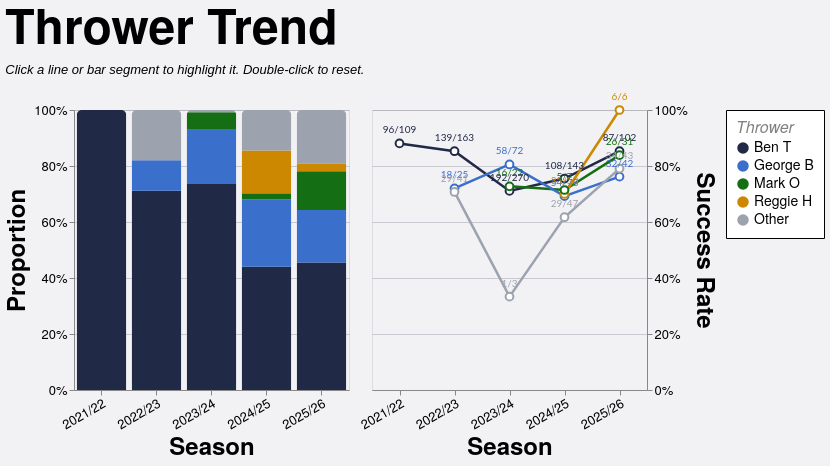

Here is the Vega-Lite specification saved for this chart:
### Vega-Lite specification from a JSON file in a GitHub repository (floating-point values rounded to 4 significant figures; data arrays with more than 128 entries replaced by an {"elided": "..."} marker saying what was removed)
{"config": {"axis": {"labelFont": "PT Sans Narrow, Helvetica Neue, Helvetica, Arial, sans-serif", "titleFont": "PT Sans Narrow, Helvetica Neue, Helvetica, Arial, sans-serif", "labelFontSize": 13, "titleFontSize": 24, "gridColor": "#202947", "gridOpacity": 0.2}, "text": {"font": "Lato, sans-serif"}, "bar": {"cornerRadiusEnd": 5}, "header": {"labelFont": "PT Sans Narrow, Helvetica Neue, Helvetica, Arial, sans-serif", "titleFont": "PT Sans Narrow, Helvetica Neue, Helvetica, Arial, sans-serif", "labelFontSize": 24, "titleFontSize": 28, "labelFontWeight": "bold", "orient": "left"}, "legend": {"labelFont": "PT Sans Narrow, Helvetica Neue, Helvetica, Arial, sans-serif", "titleFont": "PT Sans Narrow, Helvetica Neue, Helvetica, Arial, sans-serif", "labelFontSize": 14, "titleFontSize": 16, "titlePadding": 5, "fillColor": "white", "strokeColor": "black", "padding": 10, "titleFontWeight": "lighter", "titleFontStyle": "italic", "titleColor": "gray", "offset": 10}, "title": {"font": "PT Sans Narrow, Helvetica Neue, Helvetica, Arial, sans-serif", "fontSize": 48, "fontWeight": "bold", "anchor": "start", "align": "center", "titlePadding": 20, "subtitlePadding": 10, "subtitleFontSize": 13, "subtitleColor": "", "subtitleFontStyle": "italic", "offset": 15, "color": "black"}, "axisX": {"labelAngle": 0}, "facet": {"title": null, "header": null, "align": {"row": "each", "column": "each"}}, "resolve": {"scale": {"y": "independent", "facet": "independent"}}, "background": "#f2f1f4", "scale": {"offsetBandPaddingOuter": 0.2, "offsetBandPaddingInner": 0.1}}, "hconcat": [{"mark": {"type": "bar", "opacity": 0.85}, "encoding": {"color": {"field": "thrower_tier", "scale": {"domain": ["Ben T", "George B", "Mark O", "Reggie H", "Other"], "range": ["#202946", "#3a6fcc", "#146f14", "#cc8800", "#9ca3af"]}, "title": "Thrower", "type": "nominal"}, "opacity": {"condition": {"param": "param_13", "value": 1.0, "empty": true}, "value": 0.2}, "order": {"field": "tier_sort_order", "sort": "ascending", "type": "quantitative"}, "tooltip": [{"field": "season", "title": "Season", "type": "nominal"}, {"field": "thrower_tier_name", "title": "Thrower", "type": "nominal"}, {"field": "attempts", "format": ",.0f", "title": "Attempts", "type": "quantitative"}, {"field": "won", "format": ",.0f", "title": "Won", "type": "quantitative"}, {"field": "success_rate", "format": ".1%", "title": "Success Rate", "type": "quantitative"}], "x": {"axis": {"labelAngle": -30}, "field": "season", "sort": ["2021/22", "2022/23", "2023/24", "2024/25", "2025/26"], "title": "Season", "type": "nominal"}, "y": {"axis": {"format": "%", "orient": "left"}, "field": "attempts", "stack": "normalize", "title": "Proportion", "type": "quantitative"}}, "height": 280, "name": "view_12", "transform": [{"filter": "(loSquad == 'All' || datum.squad == loSquad) && (loGameType == 'All' || (loGameType == 'League + Cup' && (datum.game_type == 'League' || datum.game_type == 'Cup')) || (loGameType == 'League only' && datum.game_type == 'League') || datum.game_type == loGameType) && (loJumper == 'All' || datum.jumper == loJumper) && (loArea == 'All' || datum.area == loArea) && (loNumbers == 'All' || datum.numbers == loNumbers)"}, {"aggregate": [{"op": "count", "as": "attempts"}, {"op": "sum", "field": "won", "as": "won"}], "groupby": ["season", "thrower_tier", "thrower_tier_name"]}, {"joinaggregate": [{"op": "sum", "field": "attempts", "as": "season_attempts"}], "groupby": ["season"]}, {"calculate": "datum.attempts / datum.season_attempts", "as": "norm_count"}, {"calculate": "datum.won / datum.attempts", "as": "success_rate"}, {"calculate": "datum.won + '/' + datum.attempts", "as": "won_attempts_label"}, {"calculate": "datum.thrower_tier == 'Ben T' ? 0 : datum.thrower_tier == 'George B' ? 1 : datum.thrower_tier == 'Mark O' ? 2 : datum.thrower_tier == 'Reggie H' ? 3 : 999", "as": "tier_sort_order"}], "width": {"step": 55}}, {"layer": [{"mark": {"type": "line", "point": {"fill": "white", "filled": false, "size": 60}, "strokeWidth": 2.5}, "encoding": {"color": {"field": "thrower_tier", "scale": {"domain": ["Ben T", "George B", "Mark O", "Reggie H", "Other"], "range": ["#202946", "#3a6fcc", "#146f14", "#cc8800", "#9ca3af"]}, "title": "Thrower", "type": "nominal"}, "detail": {"field": "thrower_tier", "type": "nominal"}, "opacity": {"condition": {"param": "param_13", "value": 1.0, "empty": true}, "value": 0.2}, "tooltip": [{"field": "season", "title": "Season", "type": "nominal"}, {"field": "thrower_tier_name", "title": "Thrower", "type": "nominal"}, {"field": "attempts", "format": ",.0f", "title": "Attempts", "type": "quantitative"}, {"field": "won", "format": ",.0f", "title": "Won", "type": "quantitative"}, {"field": "success_rate", "format": ".1%", "title": "Success Rate", "type": "quantitative"}], "x": {"axis": {"labelAngle": -30}, "field": "season", "sort": ["2021/22", "2022/23", "2023/24", "2024/25", "2025/26"], "title": "Season", "type": "nominal"}, "y": {"axis": {"format": "%", "orient": "right"}, "field": "success_rate", "scale": {"domainMax": 1, "nice": true}, "title": "Success Rate", "type": "quantitative"}}, "name": "view_11", "transform": [{"filter": "(loSquad == 'All' || datum.squad == loSquad) && (loGameType == 'All' || (loGameType == 'League + Cup' && (datum.game_type == 'League' || datum.game_type == 'Cup')) || (loGameType == 'League only' && datum.game_type == 'League') || datum.game_type == loGameType) && (loJumper == 'All' || datum.jumper == loJumper) && (loArea == 'All' || datum.area == loArea) && (loNumbers == 'All' || datum.numbers == loNumbers)"}, {"aggregate": [{"op": "count", "as": "attempts"}, {"op": "sum", "field": "won", "as": "won"}], "groupby": ["season", "thrower_tier", "thrower_tier_name"]}, {"joinaggregate": [{"op": "sum", "field": "attempts", "as": "season_attempts"}], "groupby": ["season"]}, {"calculate": "datum.attempts / datum.season_attempts", "as": "norm_count"}, {"calculate": "datum.won / datum.attempts", "as": "success_rate"}, {"calculate": "datum.won + '/' + datum.attempts", "as": "won_attempts_label"}, {"calculate": "datum.thrower_tier == 'Ben T' ? 0 : datum.thrower_tier == 'George B' ? 1 : datum.thrower_tier == 'Mark O' ? 2 : datum.thrower_tier == 'Reggie H' ? 3 : 999", "as": "tier_sort_order"}]}, {"mark": {"type": "text", "align": "center", "baseline": "bottom", "dy": -8, "fontSize": 10}, "encoding": {"color": {"field": "thrower_tier", "scale": {"domain": ["Ben T", "George B", "Mark O", "Reggie H", "Other"], "range": ["#202946", "#3a6fcc", "#146f14", "#cc8800", "#9ca3af"]}, "title": "Thrower", "type": "nominal"}, "detail": {"field": "thrower_tier", "type": "nominal"}, "opacity": {"condition": {"param": "param_13", "value": 1.0, "empty": true}, "value": 0.2}, "text": {"field": "won_attempts_label", "type": "nominal"}, "x": {"axis": {"labelAngle": -30}, "field": "season", "sort": ["2021/22", "2022/23", "2023/24", "2024/25", "2025/26"], "title": "Season", "type": "nominal"}, "y": {"axis": {"format": "%", "orient": "right"}, "field": "success_rate", "scale": {"domainMax": 1, "nice": true}, "title": "Success Rate", "type": "quantitative"}}, "transform": [{"filter": "(loSquad == 'All' || datum.squad == loSquad) && (loGameType == 'All' || (loGameType == 'League + Cup' && (datum.game_type == 'League' || datum.game_type == 'Cup')) || (loGameType == 'League only' && datum.game_type == 'League') || datum.game_type == loGameType) && (loJumper == 'All' || datum.jumper == loJumper) && (loArea == 'All' || datum.area == loArea) && (loNumbers == 'All' || datum.numbers == loNumbers)"}, {"aggregate": [{"op": "count", "as": "attempts"}, {"op": "sum", "field": "won", "as": "won"}], "groupby": ["season", "thrower_tier", "thrower_tier_name"]}, {"joinaggregate": [{"op": "sum", "field": "attempts", "as": "season_attempts"}], "groupby": ["season"]}, {"calculate": "datum.attempts / datum.season_attempts", "as": "norm_count"}, {"calculate": "datum.won / datum.attempts", "as": "success_rate"}, {"calculate": "datum.won + '/' + datum.attempts", "as": "won_attempts_label"}, {"calculate": "datum.thrower_tier == 'Ben T' ? 0 : datum.thrower_tier == 'George B' ? 1 : datum.thrower_tier == 'Mark O' ? 2 : datum.thrower_tier == 'Reggie H' ? 3 : 999", "as": "tier_sort_order"}]}], "height": 280, "width": {"step": 55}}], "data": {"name": "data-bfa09c7d2c6fe1e79e4573357fc8f8d3"}, "params": [{"name": "loSquad", "value": "All"}, {"name": "loSeason", "value": "All"}, {"name": "loGameType", "value": "All"}, {"name": "loThrower", "value": "All"}, {"name": "loJumper", "value": "All"}, {"name": "loArea", "value": "All"}, {"name": "loNumbers", "value": "All"}, {"name": "param_13", "select": {"type": "point", "clear": "dblclick", "fields": ["thrower_tier"], "on": "click"}, "views": ["view_12", "view_11"]}], "resolve": {"scale": {"color": "shared"}}, "spacing": 8, "title": {"text": "Thrower Trend", "subtitle": "Click a line or bar segment to highlight it. Double-click to reset."}, "$schema": "https://vega.github.io/schema/vega-lite/v5.20.1.json", "datasets": {"data-bfa09c7d2c6fe1e79e4573357fc8f8d3": {"elided": "1254 records"}}}
